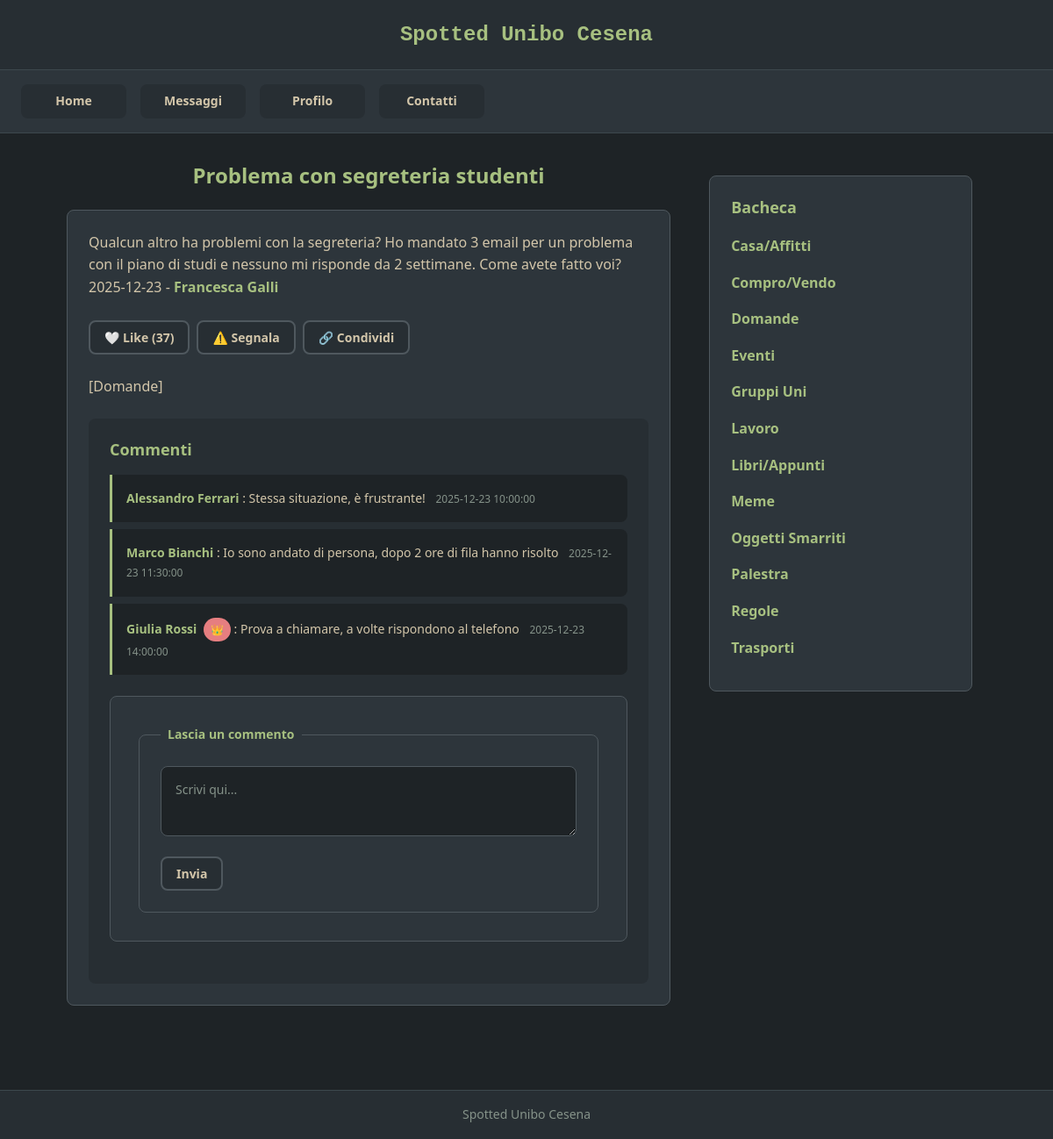
The page /post.php?id=16 (signed in) on the database its author committed.
### tables this page shows
CREATE TABLE IF NOT EXISTS `post` (
  `idpost` INT NOT NULL AUTO_INCREMENT,
  `titolopost` VARCHAR(100) NOT NULL,
  `testopost` MEDIUMTEXT NOT NULL,
  `datapost` DATE NOT NULL,
  `anteprimapost` TINYTEXT NOT NULL,
  `imgpost` VARCHAR(100) NOT NULL,
  `likes` INT NOT NULL DEFAULT 0,
  `anonimo` TINYINT NOT NULL DEFAULT 0,
  `utente` INT NOT NULL,
  PRIMARY KEY (`idpost`),
  INDEX `fk_post_utente_idx` (`utente` ASC),
  CONSTRAINT `fk_post_utente`
    FOREIGN KEY (`utente`)
    REFERENCES `utente` (`idutente`)
    ON DELETE NO ACTION
    ON UPDATE NO ACTION
);

CREATE TABLE IF NOT EXISTS `utente` (
  `idutente` INT NOT NULL AUTO_INCREMENT,
  `username` VARCHAR(100) NOT NULL,
  `password` VARCHAR(512) NOT NULL,
  `nome` VARCHAR(45) NOT NULL,
  `attivo` TINYINT NULL DEFAULT 0,
  `amministratore` TINYINT NULL DEFAULT 0,
  `imgprofilo` VARCHAR(100) DEFAULT 'default-avatar.png',
  PRIMARY KEY (`idutente`)
);

CREATE TABLE IF NOT EXISTS `tag` (
  `idtag` INT NOT NULL AUTO_INCREMENT,
  `nometag` VARCHAR(50) NOT NULL,
  PRIMARY KEY (`idtag`),
  UNIQUE INDEX `nometag_UNIQUE` (`nometag` ASC)
);

CREATE TABLE IF NOT EXISTS `commento` (
  `idcommento` INT NOT NULL AUTO_INCREMENT,
  `testocommento` TEXT NOT NULL,
  `datacommento` DATETIME NOT NULL,
  `nomeautore` VARCHAR(100) NOT NULL,
  `post` INT NOT NULL,
  `utente` INT NULL,
  PRIMARY KEY (`idcommento`),
  INDEX `fk_commento_post_idx` (`post` ASC),
  INDEX `fk_commento_utente_idx` (`utente` ASC),
  CONSTRAINT `fk_commento_post`
    FOREIGN KEY (`post`)
    REFERENCES `post` (`idpost`)
    ON DELETE CASCADE
    ON UPDATE NO ACTION,
  CONSTRAINT `fk_commento_utente`
    FOREIGN KEY (`utente`)
    REFERENCES `utente` (`idutente`)
    ON DELETE SET NULL
    ON UPDATE NO ACTION
);

### post.php (called while the page is built)
<?php
require_once 'bootstrap.php';
$idpost = -1;
if(isset($_GET["id"])){
    $idpost = $_GET["id"];
}
$templateParams["titolo"] = "Spotted Unibo Cesena - Post";
$templateParams["nome"] = "singolo-post.php";
$templateParams["post"] = $dbh->getPostById($idpost);
require 'template/base.php';
?>

### utils/functions.php (called while the page is built, shortened)
<?php
function isUserLoggedIn(){
    return !empty($_SESSION['idutente']);
}
?>

### db/database.php (called while the page is built, shortened)
<?php
class DatabaseHelper{
    private $db;
    public function __construct($servername, $username, $password, $dbname, $port){
        $this->db = new mysqli($servername, $username, $password, $dbname, $port);
    }
    public function getPostById($id){
        $query = "SELECT p.idpost, p.titolopost, p.imgpost, p.testopost, p.anteprimapost, p.datapost, p.likes, p.anonimo, p.utente as idutente,
                  u.nome, u.amministratore
                  FROM post p
                  JOIN utente u ON p.utente = u.idutente
                  WHERE p.idpost=?";
        $stmt = $this->db->prepare($query);
        $stmt->bind_param('i', $id);
        $stmt->execute();
        $result = $stmt->get_result();
        return $result->fetch_all(MYSQLI_ASSOC);
    }
    public function getCommentsByPostId($idpost){
        $query = "SELECT c.idcommento, c.testocommento, c.datacommento, c.nomeautore,
                         c.utente AS idutente, u.nome, u.amministratore
                  FROM commento c
                  LEFT JOIN utente u ON c.utente = u.idutente
                  WHERE c.post=?
                  ORDER BY c.datacommento ASC";
        $stmt = $this->db->prepare($query);
        $stmt->bind_param('i', $idpost);
        $stmt->execute();
        $result = $stmt->get_result();
        return $result->fetch_all(MYSQLI_ASSOC);
    }
    public function getTags(){
        $query = "SELECT idtag, nometag FROM tag ORDER BY nometag ASC";
        $stmt = $this->db->prepare($query);
        $stmt->execute();
        $result = $stmt->get_result();
        return $result->fetch_all(MYSQLI_ASSOC);
    }
    public function getTagsByPostId($idpost){
        $query = "SELECT tag.idtag, tag.nometag
                  FROM tag, post_tag
                  WHERE post_tag.post=? AND post_tag.tag=tag.idtag";
        $stmt = $this->db->prepare($query);
        $stmt->bind_param('i', $idpost);
        $stmt->execute();
        $result = $stmt->get_result();
        return $result->fetch_all(MYSQLI_ASSOC);
    }
    public function hasUserLikedPost($idutente, $idpost){
        $query = "SELECT COUNT(*) as count FROM user_likes WHERE utente = ? AND post = ?";
        $stmt = $this->db->prepare($query);
        $stmt->bind_param('ii', $idutente, $idpost);
        $stmt->execute();
        $result = $stmt->get_result();
        $row = $result->fetch_assoc();
        return $row['count'] > 0;
    }
}
?>

### bootstrap.php (called while the page is built, shortened)
<?php
require_once("utils/functions.php");
require_once("db/database.php");
$dbh = new DatabaseHelper("localhost", "root", "", "spotted_db", 3306);
?>

### template/singolo-post.php (the view, shortened to what this page needs)
<?php if(count($templateParams["post"]) == 0): ?>
<h2>Post non trovato</h2>
<section>
    <p>Il post richiesto non esiste!</p>
</section>
<?php else:
$post = $templateParams["post"][0];
$displayName = $post["nome"];
$linkToProfile = true;
$adminBadge = (isset($post["amministratore"]) && $post["amministratore"]) ? ' <span class="admin-badge" title="Amministratore">👑</span>' : '';
?>
<h2>
    <?php echo $post["titolopost"]; ?>
</h2>
<article>
    <p><?php echo $post["testopost"]; ?></p>
    <p>
        <?php echo $post["datapost"]; ?> -
        <?php if($linkToProfile && isset($post["idutente"])): ?>
        <a href="profilo.php?id=<?php echo $post["idutente"]; ?>" class="author-link"><?php echo $displayName; ?></a><?php echo $adminBadge; ?>
        <?php else: ?>
        <?php echo $displayName; ?><?php echo $adminBadge; ?>
        <?php endif; ?>
    </p>
    <div class="post-actions">
        <?php if(isUserLoggedIn()):
            $hasLiked = $dbh->hasUserLikedPost($_SESSION['idutente'], $post["idpost"]);
        ?>
        <form action="processa-like.php" method="POST" style="display:contents;">
            <button type="submit" class="like-btn <?php echo $hasLiked ? 'liked' : ''; ?>">
                <?php echo $hasLiked ? '❤️' : '🤍'; ?> Like (<?php echo $post["likes"]; ?>)
            </button>
        </form>
        <button class="segnala-btn" data-idpost="<?php echo $post["idpost"]; ?>">⚠️ Segnala</button>
        <button class="condividi-btn" data-post-id="<?php echo $post["idpost"]; ?>">🔗 Condividi</button>
        <?php else: ?>
        <span class="like-display">❤️ <?php echo $post["likes"]; ?> Like</span>
        <?php endif; ?>
    </div>
    <p>
    <?php
    $tags = $dbh->getTagsByPostId($post["idpost"]);
    if(count($tags) > 0):
        echo "[";
        foreach($tags as $i => $tag){
            echo $tag["nometag"];
        }
        echo "]";
    else:
        echo "[Nessun Tag]";
    endif;
    ?>
    </p>
    <section>
        <h4>Commenti</h4>
        <?php
        $commenti = $dbh->getCommentsByPostId($post["idpost"]);
        if(count($commenti) > 0):
            foreach($commenti as $commento):
                $commenterName = $commento["nomeautore"];
                $commenterId = $commento["idutente"];
                $commenterIsAdmin = isset($commento["amministratore"]) && $commento["amministratore"];
                $commenterBadge = $commenterIsAdmin ? ' <span class="admin-badge" title="Amministratore">👑</span>' : '';
        ?>
        <article class="comment">
            <p>
                <strong>
                    <?php if($commenterId): ?>
                    <a href="profilo.php?id=<?php echo $commenterId; ?>" class="author-link"><?php echo $commenterName; ?></a><?php echo $commenterBadge; ?>
                    <?php else: ?>
                    <?php echo $commenterName; ?>
                    <?php endif; ?>
                </strong>:
                <?php echo $commento["testocommento"]; ?>
                <small><?php echo $commento["datacommento"]; ?></small>
            </p>
        </article>
        <?php
            endforeach;
        else:
        ?>
        <article>
            <p>Nessun commento</p>
        </article>
        <?php endif; ?>
        <?php if(isUserLoggedIn()): ?>
        <form action="processa-commento.php" method="POST">
            <fieldset>
                <legend>Lascia un commento</legend>
                <textarea name="testocommento" required placeholder="Scrivi qui..."></textarea>
                <button type="submit" name="submit">Invia</button>
            </fieldset>
        </form>
        <?php else: ?>
        <p class="login-message"><a href="login.php">Accedi</a> per interagire con questo post</p>
        <?php endif; ?>
    </section>
</article>
<?php endif; ?>

### template/base.php (shortened to what this page needs)
<!DOCTYPE html>
<html lang="it">
<head>
    <link rel="stylesheet" href="./css/base.css" />
    <link rel="stylesheet" href="./css/layout.css" />
    <link rel="stylesheet" href="./css/components.css" />
    <link rel="stylesheet" href="./css/pages.css" />
</head>
<body>
    <header>
        <h1>Spotted Unibo Cesena</h1>
    </header>
    <nav>
        <ul>
            <li><a href="index.php">Home</a></li>
            <?php if(isUserLoggedIn()): ?>
            <li><a href="messaggi.php">Messaggi<span id="unread-messages-badge" class="nav-badge" style="display: none;"></span></a></li>
            <li><a href="profilo.php">Profilo</a></li>
            <?php else: ?>
            <li><a href="login.php">Login</a></li>
            <?php endif; ?>
            <li><a href="contatti.php">Contatti</a></li>
        </ul>
    </nav>
    <main>
    <?php
    if(isset($templateParams["nome"])){
        require("template/".$templateParams["nome"]);
    }
    ?>
    </main>
    <aside>
        <section>
            <h2>Bacheca</h2>
            <ul>
                <?php
                $tags = $dbh->getTags();
                foreach($tags as $tag):
                ?>
                <li><a href="tag.php?id=<?php echo $tag["idtag"]; ?>"><?php echo $tag["nometag"]; ?></a></li>
                <?php endforeach; ?>
            </ul>
        </section>
    </aside>
    <footer>
        <p>Spotted Unibo Cesena</p>
    </footer>
</body>
</html>

### css/base.css (style rules this page uses)
:root { --bg-primary: #1e2326; --bg-secondary: #2d353b; --bg-tertiary: #272e33; --bg-hover: #3d484d; --accent-green: #a7c080; --accent-green-hover: #8da563; --accent-blue: #7fbbb3; --accent-blue-hover: #5fa39b; --accent-yellow: #dbbc7f; --accent-red: #e67e80; --accent-red-hover: #c94f54; --text-primary: #d3c6aa; --text-muted: #859289; --text-heading: #a7c080; --border-color: #4f585e; --border-subtle: #3d484d; --space-xs: 0.25rem; --space-sm: 0.5rem; --space-md: 1rem; --space-lg: 1.5rem; --space-xl: 2rem; --space-2xl: 3rem; --font-base: 'Segoe UI', -apple-system, BlinkMacSystemFont, 'Helvetica Neue', Arial, sans-serif; --font-mono: 'Courier New', 'Courier', monospace; --text-xs: 0.75rem; --text-sm: 0.875rem; --text-base: 1rem; --text-lg: 1.125rem; --text-xl: 1.25rem; --text-2xl: 1.5rem; --text-3xl: 1.875rem; --radius-sm: 4px; --radius-md: 8px; --radius-lg: 12px; --radius-full: 9999px; --transition-fast: 150ms ease; --transition-base: 200ms ease; --transition-slow: 300ms ease; --shadow-sm: 0 1px 3px rgba(0, 0, 0, 0.3); --shadow-md: 0 4px 6px rgba(0, 0, 0, 0.4); --shadow-lg: 0 10px 15px rgba(0, 0, 0, 0.5); }
* { box-sizing: border-box; }
body, h1, h2, h3, h4, p, ul, ol { margin: 0; padding: 0; }
body { background-color: var(--bg-primary); color: var(--text-primary); font-family: var(--font-base); font-size: var(--text-base); line-height: 1.6; }
a { color: var(--accent-green); text-decoration: none; transition: color var(--transition-base); }
ul, ol { list-style: none; }
h1, h2, h3, h4, h5, h6 { font-weight: 700; line-height: 1.3; color: var(--text-primary); }

### css/layout.css (style rules this page uses)
body > header, body > footer { background-color: var(--bg-tertiary); color: var(--text-primary); text-align: center; padding: var(--space-lg) var(--space-md); border-bottom: 1px solid var(--border-subtle); }
body > header h1 { font-family: var(--font-mono); font-size: var(--text-2xl); font-weight: 700; color: var(--accent-green); }
body > footer { border-bottom: none; border-top: 1px solid var(--border-subtle); margin-top: var(--space-2xl); padding: var(--space-md); font-size: var(--text-sm); color: var(--text-muted); }
nav { background-color: var(--bg-secondary); padding: var(--space-md) var(--space-lg); border-bottom: 1px solid var(--border-subtle); position: sticky; top: 0; z-index: 100; }
nav ul { display: flex; gap: var(--space-md); flex-wrap: wrap; justify-content: center; max-width: 1200px; margin: 0 auto; }
nav ul li { flex: 1 1 auto; min-width: 120px; text-align: center; }
nav ul li a { display: block; padding: var(--space-sm) var(--space-md); background-color: var(--bg-tertiary); color: var(--text-primary); border-radius: var(--radius-md); font-weight: 600; font-size: var(--text-sm); transition: all var(--transition-base); }
body > main { max-width: 800px; margin: var(--space-xl) auto; padding: 0 var(--space-sm); }
main > h2 { font-size: var(--text-2xl); color: var(--text-heading); margin-bottom: var(--space-lg); text-align: center; font-weight: 700; }
aside { background-color: var(--bg-secondary); border: 1px solid var(--border-color); border-radius: var(--radius-md); margin: 0 var(--space-md) var(--space-xl); padding: var(--space-lg); }
aside > section { padding: 0; }
aside > section > h2 { font-size: var(--text-lg); color: var(--text-heading); margin-bottom: var(--space-md); font-weight: 700; }
aside > section > ul > li { margin-bottom: var(--space-sm); }
aside > section > ul > li > a { color: var(--accent-green); font-weight: 600; display: block; padding: var(--space-xs) 0; transition: all var(--transition-base); }
@media screen and (min-width: 768px) { body > main { padding: 0 var(--space-md); width: 60%; margin-left: 5%; margin-right: 2%; } }
@media screen and (min-width: 768px) { main, aside { display: inline-block; vertical-align: top; } }
@media screen and (min-width: 768px) { aside { width: 25%; margin: var(--space-2xl) 5% var(--space-xl) 0; position: sticky; top: 80px; } }
@media screen and (min-width: 768px) { nav ul { justify-content: flex-start; } }
@media screen and (min-width: 768px) { nav ul li { flex: 0 1 auto; } }

### rows shown on the page
post: titolopost "Problema con segreteria studenti", testopost "Qualcun altro ha problemi con la segreteria? Ho mandato 3 email per un problema con il piano di studi e nessuno mi risponde da 2 settimane. Come avete fatto voi?", datapost "2025-12-23", utente.nome "Francesca Galli", likes "37"
tag: nometag "Domande"
commento: nomeautore "Alessandro Ferrari", testocommento "Stessa situazione, è frustrante!", datacommento "2025-12-23 10:00:00"
commento: nomeautore "Marco Bianchi", testocommento "Io sono andato di persona, dopo 2 ore di fila hanno risolto", datacommento "2025-12-23 11:30:00"
commento: nomeautore "Giulia Rossi", testocommento "Prova a chiamare, a volte rispondono al telefono", datacommento "2025-12-23 14:00:00"
tag: nometag "Casa/Affitti"
tag: nometag "Compro/Vendo"
tag: nometag "Eventi"
tag: nometag "Gruppi Uni"
tag: nometag "Lavoro"
tag: nometag "Libri/Appunti"
tag: nometag "Meme"
tag: nometag "Oggetti Smarriti"
tag: nometag "Palestra"
tag: nometag "Regole"
tag: nometag "Trasporti"
